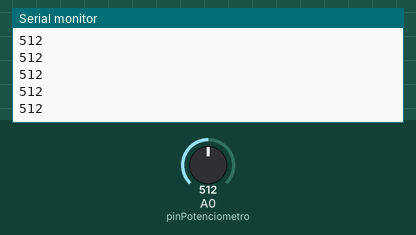
Recording of a sketch running on a simulated Arduino Uno, built with avr-gcc and run on an emulated ATmega328P. Shown: the last lines printed to the serial monitor. The test bench sets the inputs (shaded band); at power-on: A0 (pinPotenciometro) = 512.

Above: at 1.2 s.
1.3 s: A0 (pinPotenciometro) set to 716
At 2.2 s:
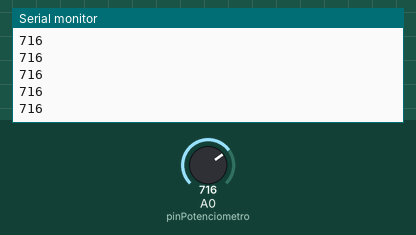
2.8 s: A0 (pinPotenciometro) set to 900
At 3.6 s:
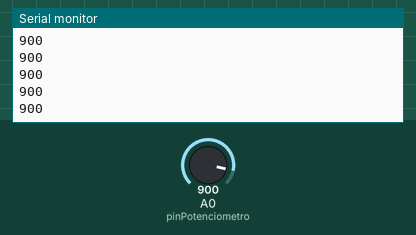
Timing chart, 0 to 5.8 s (numbered marks = the images above; inputs shaded):
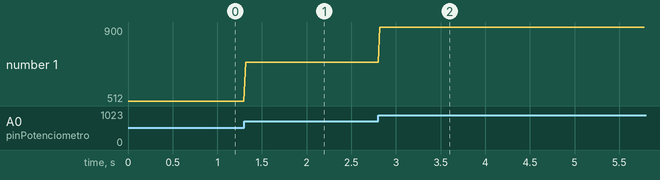

Measured:
- after the input at 1.3 s, the serial monitor: prints a new line at once (image 1)
- after the input at 2.8 s, the serial monitor: prints a new line at once (image 2)
- plotted number 1: 512 → 716 after the input at 1.3 s, 716 → 900 after the input at 2.8 s

The sketch:

Potenciometro.ino
```cpp
/* Kit Bricogeek
*
* conexion potenciometro
*
* by @javacasm
 */

#define pinPotenciometro A0

void setup() {
  Serial.begin(9600);
}

void loop() {

  int valor=analogRead(pinPotenciometro);
  Serial.println(valor);
  delay(20);

}
```
